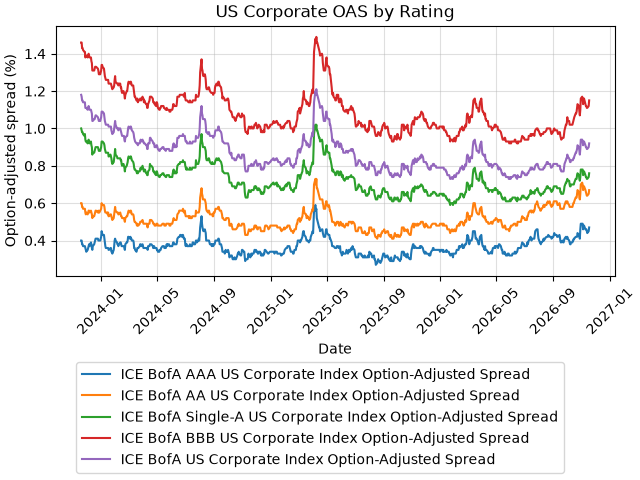

Here is the Python script that generated this plot:
import os
from pathlib import Path
import pandas as pd
from dotenv import load_dotenv
from matplotlib import pyplot as plt
from src.bond_functions import get_recent

load_dotenv()
api_key = os.environ["FRED_API_KEY"]

def main():
    series_ids = "BAMLC0A1CAAA", "BAMLC0A2CAA", "BAMLC0A3CA", "BAMLC0A4CBBB", "BAMLC0A0CM"

    curves: pd.DataFrame = pd.concat([get_recent(i, api_key) for i in series_ids], axis=1)
    if not isinstance(curves, pd.DataFrame):
        raise TypeError()

    curves = curves.dropna()

    print(curves)

    fig, ax = plt.subplots(layout="constrained")
    ax.set_title("US Corporate OAS by Rating")
    ax.set_xlabel("Date")
    ax.set_ylabel("Option-adjusted spread (%)")
    ax.plot(curves, label=curves.columns)
    ax.tick_params("x", rotation=45)
    ax.grid(alpha=0.4)
    fig.legend(loc="outside lower center")
    plt.savefig(Path(__file__).with_name("spreads.png"))
    plt.show()

if __name__ == '__main__':
    main()
